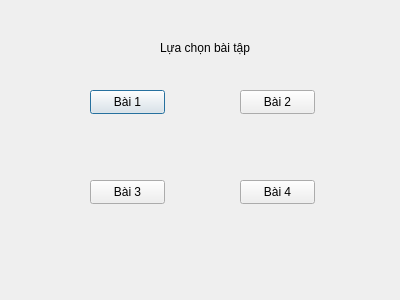
<?xml version="1.0" encoding="UTF-8"?>
<ui version="4.0">
 <class>Tuan2</class>
 <widget class="QDialog" name="Tuan2">
  <property name="geometry">
   <rect>
    <x>0</x>
    <y>0</y>
    <width>400</width>
    <height>300</height>
   </rect>
  </property>
  <property name="windowTitle">
   <string>Tuan2</string>
  </property>
  <widget class="QLabel" name="title">
   <property name="geometry">
    <rect>
     <x>160</x>
     <y>40</y>
     <width>91</width>
     <height>16</height>
    </rect>
   </property>
   <property name="text">
    <string>Lựa chọn bài tập</string>
   </property>
  </widget>
  <widget class="QPushButton" name="bai1">
   <property name="geometry">
    <rect>
     <x>90</x>
     <y>90</y>
     <width>75</width>
     <height>24</height>
    </rect>
   </property>
   <property name="text">
    <string>Bài 1</string>
   </property>
  </widget>
  <widget class="QPushButton" name="bai2">
   <property name="geometry">
    <rect>
     <x>240</x>
     <y>90</y>
     <width>75</width>
     <height>24</height>
    </rect>
   </property>
   <property name="text">
    <string>Bài 2</string>
   </property>
  </widget>
  <widget class="QPushButton" name="bai3">
   <property name="geometry">
    <rect>
     <x>90</x>
     <y>180</y>
     <width>75</width>
     <height>24</height>
    </rect>
   </property>
   <property name="text">
    <string>Bài 3</string>
   </property>
  </widget>
  <widget class="QPushButton" name="bai4">
   <property name="geometry">
    <rect>
     <x>240</x>
     <y>180</y>
     <width>75</width>
     <height>24</height>
    </rect>
   </property>
   <property name="text">
    <string>Bài 4</string>
   </property>
  </widget>
 </widget>
 <layoutdefault spacing="6" margin="11"/>
 <resources/>
 <connections/>
</ui>
